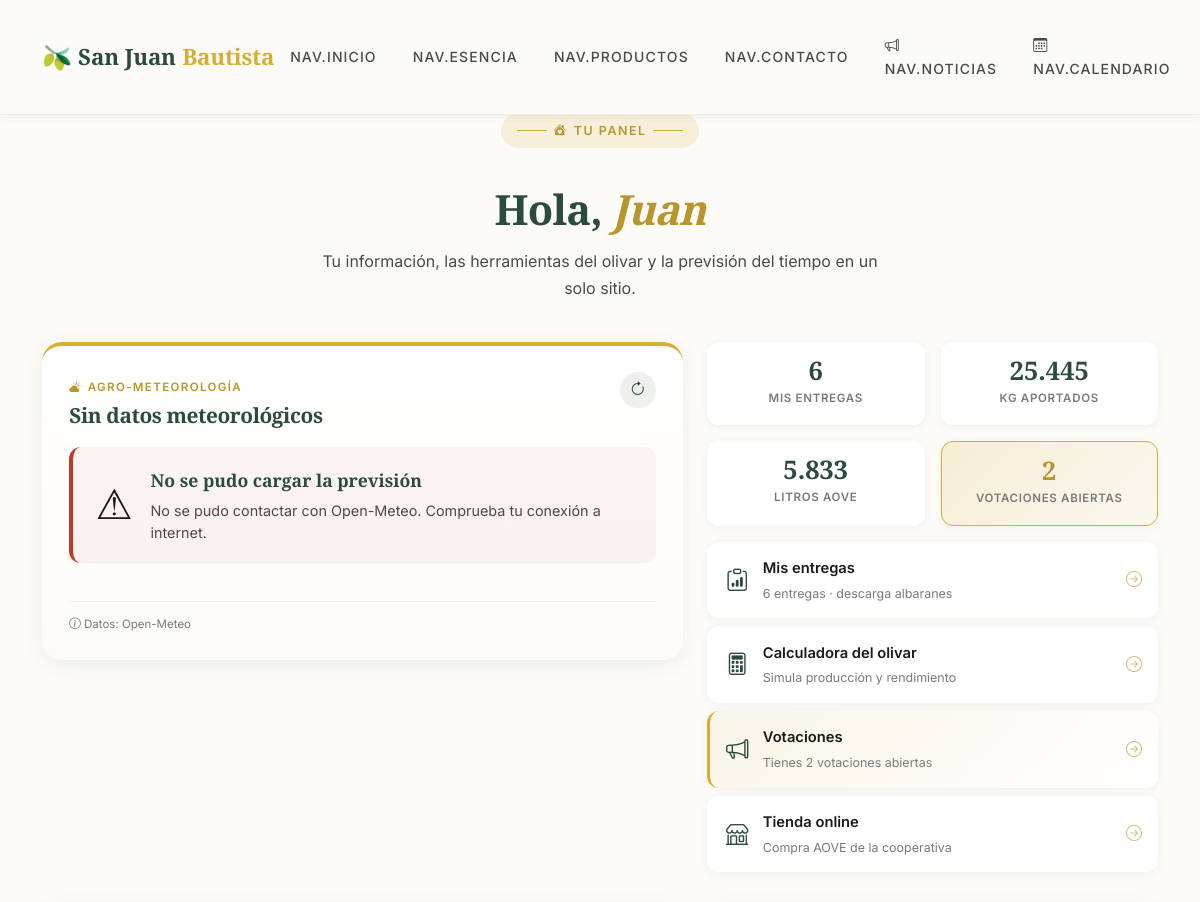
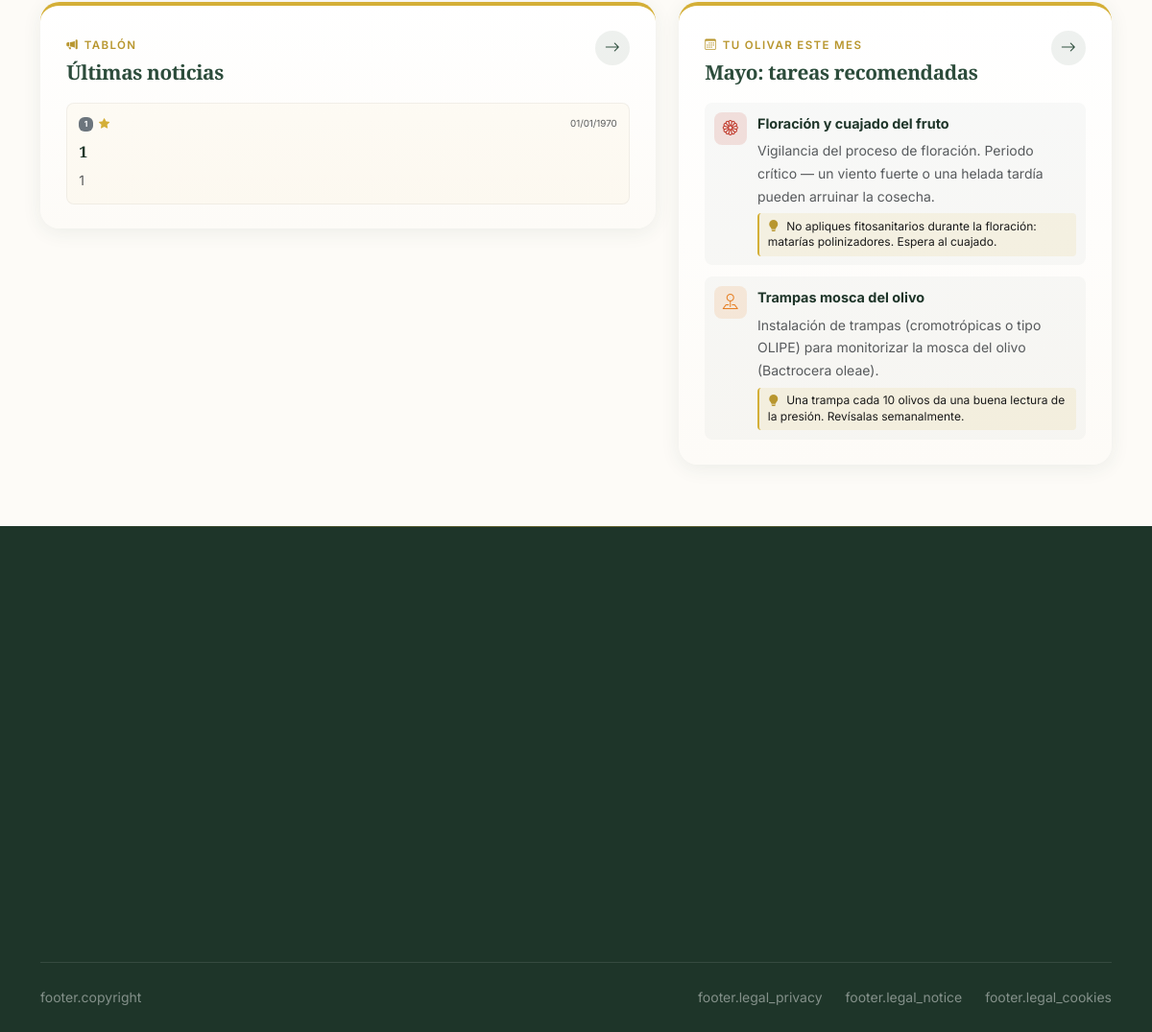
The app's page /panel_socio.php (signed in) with its own data (2 pictures, top to bottom).
### tables this page shows
CREATE TABLE `calendario_tareas` (
  `id` int(10) unsigned NOT NULL AUTO_INCREMENT,
  `mes` tinyint(3) unsigned NOT NULL COMMENT '1-12',
  `titulo` varchar(120) NOT NULL,
  `descripcion` text NOT NULL,
  `tip` text DEFAULT NULL COMMENT 'Consejo pr├íctico breve para el socio',
  `icono` varchar(60) NOT NULL DEFAULT 'bi-tree' COMMENT 'Icono Bootstrap Icons',
  `prioridad` enum('alta','media','baja') NOT NULL DEFAULT 'media',
  `orden` tinyint(3) unsigned NOT NULL DEFAULT 1 COMMENT 'Orden dentro del mes',
  `activo` tinyint(1) unsigned NOT NULL DEFAULT 1,
  `created_at` timestamp NOT NULL DEFAULT current_timestamp(),
  `updated_at` timestamp NOT NULL DEFAULT current_timestamp() ON UPDATE current_timestamp(),
  PRIMARY KEY (`id`),
  KEY `idx_calendar_mes` (`mes`,`orden`),
  KEY `idx_calendar_activo` (`activo`),
  CONSTRAINT `chk_calendar_mes` CHECK (`mes` between 1 and 12),
  CONSTRAINT `chk_calendar_activo` CHECK (`activo` in (0,1))
);

### panel_socio.php (the view, shortened to what this page needs)
<?php
try {
    $pdo = getConexion();
    $stmt = $pdo->prepare('
        SELECT COUNT(*) AS total,
               COALESCE(SUM(kilos_aceituna), 0) AS kilos,
               COALESCE(SUM(litros_aceite), 0)  AS litros
        FROM entregas
        WHERE id_socio = :id
    ');
    $stmt->execute([':id' => $_SESSION['usuario_id']]);
    $miStat = $stmt->fetch();
    $stmtVot = $pdo->query('
        SELECT COUNT(*) FROM votaciones
        WHERE estado = "abierta" AND NOW() BETWEEN fecha_inicio AND fecha_fin
    ');
    $votacionesAbiertas = (int) $stmtVot->fetchColumn();
    $ultimasNoticias = $pdo->query('
        SELECT slug, titulo, resumen, categoria, visibilidad, fecha_publicacion, destacado
        FROM v_noticias_publicas
        ORDER BY destacado DESC, fecha_publicacion DESC
        LIMIT 3
    ')->fetchAll();
    $tareasMes = $pdo->prepare('
        SELECT titulo, descripcion, tip, icono, prioridad
        FROM calendario_tareas
        WHERE mes = :m AND activo = 1
        ORDER BY orden ASC, id ASC
    ');
    $tareasMes->execute([':m' => (int) date('n')]);
    $tareasMes = $tareasMes->fetchAll();
} catch (PDOException $e) {
    error_log('Error en panel_socio: ' . $e->getMessage());
    $miStat = ['total' => 0, 'kilos' => 0, 'litros' => 0];
    $votacionesAbiertas = 0;
    $ultimasNoticias    = [];
    $tareasMes          = [];
}
require_once 'includes/header.php';
?>
<?php require_once 'includes/navbar.php'; ?>
<main class="container panel-socio-main" id="contenido-principal">
    <header class="panel-socio-header">
        <span class="hero-label"><i class="bi bi-house-heart-fill"></i> Tu panel</span>
        <h1>Hola, <em><?= htmlspecialchars($_SESSION['nombre']) ?></em></h1>
        <p>Tu información, las herramientas del olivar y la previsión del tiempo en un solo sitio.</p>
    </header>
    <div class="row g-4">
        <div class="col-lg-7">
            <article class="agro-card" id="agro-widget">
                <header class="agro-card-header">
                    <div>
                        <span class="agro-eyebrow">
                            <i class="bi bi-cloud-sun-fill"></i> Agro-meteorología
                        </span>
                        <h2 class="agro-title" id="agro-localidad">Cargando previsión…</h2>
                    </div>
                    <button type="button" class="agro-refresh" id="agro-refresh"
                            title="Actualizar previsión" aria-label="Actualizar previsión">
                        <i class="bi bi-arrow-clockwise"></i>
                    </button>
                </header>
                <div class="agro-recomendacion" id="agro-recomendacion">
                    <div class="agro-recomendacion-icono" id="agro-rec-icono">⏳</div>
                    <div class="agro-recomendacion-texto">
                        <div class="agro-rec-titulo" id="agro-rec-titulo">Consultando el servicio meteorológico…</div>
                        <div class="agro-rec-mensaje" id="agro-rec-mensaje">Un momento.</div>
                    </div>
                </div>
                <footer class="agro-footer">
                    <span><i class="bi bi-info-circle"></i> Datos: <span id="agro-fuente">Open-Meteo</span></span>
                </footer>
            </article>
        </div>
        <div class="col-lg-5">
            <div class="row g-3">
                <div class="col-6">
                    <div class="mini-stat">
                        <div class="mini-stat-num"><?= (int) $miStat['total'] ?></div>
                        <div class="mini-stat-lbl">Mis entregas</div>
                    </div>
                </div>
                <div class="col-6">
                    <div class="mini-stat">
                        <div class="mini-stat-num"><?= number_format($miStat['kilos'], 0, ',', '.') ?></div>
                        <div class="mini-stat-lbl">Kg aportados</div>
                    </div>
                </div>
                <div class="col-6">
                    <div class="mini-stat">
                        <div class="mini-stat-num"><?= number_format($miStat['litros'], 0, ',', '.') ?></div>
                        <div class="mini-stat-lbl">Litros AOVE</div>
                    </div>
                </div>
                <div class="col-6">
                    <div class="mini-stat <?= $votacionesAbiertas > 0 ? 'mini-stat-alert' : '' ?>">
                        <div class="mini-stat-num"><?= $votacionesAbiertas ?></div>
                        <div class="mini-stat-lbl">Votaciones abiertas</div>
                    </div>
                </div>
            </div>
            <div class="d-flex flex-column gap-2 mt-3">
                <a href="mis_entregas.php" class="quick-access">
                    <i class="bi bi-clipboard-data"></i>
                    <div><strong>Mis entregas</strong>
                         <span><?= $miStat['total'] > 0
                                ? $miStat['total'] . ' entregas · descarga albaranes'
                                : 'Histórico y albaranes en PDF' ?></span></div>
                    <i class="bi bi-arrow-right-circle"></i>
                </a>
                <a href="calculadora.php" class="quick-access">
                    <i class="bi bi-calculator"></i>
                    <div><strong>Calculadora del olivar</strong>
                         <span>Simula producción y rendimiento</span></div>
                    <i class="bi bi-arrow-right-circle"></i>
                </a>
                <a href="votaciones.php" class="quick-access<?= $votacionesAbiertas > 0 ? ' destacado' : '' ?>">
                    <i class="bi bi-megaphone"></i>
                    <div><strong>Votaciones</strong>
                         <span><?= $votacionesAbiertas > 0
                                ? 'Tienes ' . $votacionesAbiertas . ' votaci' . ($votacionesAbiertas === 1 ? 'ón' : 'ones') . ' abierta' . ($votacionesAbiertas === 1 ? '' : 's')
                                : 'Asambleas y decisiones' ?></span></div>
                    <i class="bi bi-arrow-right-circle"></i>
                </a>
                <a href="tienda.php" class="quick-access">
                    <i class="bi bi-shop"></i>
                    <div><strong>Tienda online</strong>
                         <span>Compra AOVE de la cooperativa</span></div>
                    <i class="bi bi-arrow-right-circle"></i>
                </a>
            </div>
        </div>
    </div>
    <div class="row g-4 mt-2">
        <div class="col-lg-7">
            <article class="agro-card">
                <header class="agro-card-header">
                    <div>
                        <span class="agro-eyebrow"><i class="bi bi-megaphone-fill"></i> Tablón</span>
                        <h2 class="agro-title">Últimas noticias</h2>
                    </div>
                    <a href="noticias.php" class="agro-refresh" title="Ver todas">
                        <i class="bi bi-arrow-right"></i>
                    </a>
                </header>
                <?php if (empty($ultimasNoticias)): ?>
                    <p class="text-muted small text-center my-4">
                        <i class="bi bi-inbox"></i> No hay noticias todavía.
                    </p>
                <?php else: ?>
                    <ul class="panel-noticias-lista">
                        <?php foreach ($ultimasNoticias as $n):
                            $catColor = [
                                'comunicado' => 'primary',
                                'novedad'    => 'success',
                                'aviso'      => 'danger',
                                'evento'     => 'warning',
                            ][$n['categoria']] ?? 'secondary';
                        ?>
                            <li class="panel-noticia-item">
                                <a href="noticia.php?slug=<?= urlencode($n['slug']) ?>">
                                    <div class="panel-noticia-meta">
                                        <span class="badge bg-<?= $catColor ?>"><?= htmlspecialchars($n['categoria']) ?></span>
                                        <?php if ($n['destacado']): ?>
                                            <i class="bi bi-star-fill" style="color:#D4AF37;" title="Destacada"></i>
                                        <?php endif; ?>
                                        <small class="text-muted ms-auto">
                                            <?= date('d/m/Y', strtotime($n['fecha_publicacion'])) ?>
                                        </small>
                                    </div>
                                    <strong><?= htmlspecialchars($n['titulo']) ?></strong>
                                    <?php if (!empty($n['resumen'])): ?>
                                        <p class="text-muted small mb-0"><?= htmlspecialchars($n['resumen']) ?></p>
                                    <?php endif; ?>
                                </a>
                            </li>
                        <?php endforeach; ?>
                    </ul>
                <?php endif; ?>
            </article>
        </div>
        <div class="col-lg-5">
            <article class="agro-card">
                <header class="agro-card-header">
                    <div>
                        <span class="agro-eyebrow"><i class="bi bi-calendar3"></i> Tu olivar este mes</span>
                        <?php
                            $mesAct = (int) date('n');
                            $mesesNom = [1=>'Enero',2=>'Febrero',3=>'Marzo',4=>'Abril',5=>'Mayo',6=>'Junio',
                                         7=>'Julio',8=>'Agosto',9=>'Septiembre',10=>'Octubre',11=>'Noviembre',12=>'Diciembre'];
                        ?>
                        <h2 class="agro-title"><?= $mesesNom[$mesAct] ?>: tareas recomendadas</h2>
                    </div>
                    <a href="calendario.php" class="agro-refresh" title="Ver calendario completo">
                        <i class="bi bi-arrow-right"></i>
                    </a>
                </header>
                <?php if (empty($tareasMes)): ?>
                    <p class="text-muted small text-center my-4">
                        <i class="bi bi-moon-stars"></i> Mes de descanso vegetativo.
                    </p>
                <?php else: ?>
                    <ul class="panel-tareas-lista">
                        <?php foreach ($tareasMes as $t):
                            $prioColor = [
                                'alta'  => '#C0392B',
                                'media' => '#E67E22',
                                'baja'  => '#5A7A5F',
                            ][$t['prioridad']] ?? '#5A7A5F';
                        ?>
                            <li class="panel-tarea-item">
                                <div class="panel-tarea-icono" style="background:<?= $prioColor ?>22; color:<?= $prioColor ?>;">
                                    <i class="bi <?= htmlspecialchars($t['icono']) ?>"></i>
                                </div>
                                <div class="flex-grow-1">
                                    <strong><?= htmlspecialchars($t['titulo']) ?></strong>
                                    <p class="text-muted small mb-0"><?= htmlspecialchars($t['descripcion']) ?></p>
                                    <?php if (!empty($t['tip'])): ?>
                                        <div class="panel-tarea-tip">
                                            <i class="bi bi-lightbulb-fill"></i>
                                            <?= htmlspecialchars($t['tip']) ?>
                                        </div>
                                    <?php endif; ?>
                                </div>
                            </li>
                        <?php endforeach; ?>
                    </ul>
                <?php endif; ?>
            </article>
        </div>
    </div>
</main>
<?php require_once 'includes/footer.php'; ?>

### records on screen
calendario_tareas: titulo "Floración y cuajado del fruto", descripcion "Vigilancia del proceso de floración. Periodo crítico — un viento fuerte o una helada tardía pueden arruinar la cosecha.", tip "No apliques fitosanitarios durante la floración: matarías polinizadores. Espera al cuajado."
calendario_tareas: titulo "Trampas mosca del olivo", descripcion "Instalación de trampas (cromotrópicas o tipo OLIPE) para monitorizar la mosca del olivo (Bactrocera oleae).", tip "Una trampa cada 10 olivos da una buena lectura de la presión. Revísalas semanalmente."

### other values on screen
t('nav.inicio') "NAV.INICIO"
t('nav.esencia') "NAV.ESENCIA"
t('nav.productos') "NAV.PRODUCTOS"
t('nav.contacto') "NAV.CONTACTO"
t('nav.noticias') "NAV.NOTICIAS"
t('nav.calendario') "NAV.CALENDARIO"
$_SESSION['nombre'] "Juan"
$miStat['total'] "6"
$miStat['kilos'] "25.445"
$miStat['litros'] "5.833"
$votacionesAbiertas "2"
$n['categoria'] "1"
$n['titulo'] "1"
$n['resumen'] "1"
t('footer.legal_privacy') "footer.legal_privacy"
